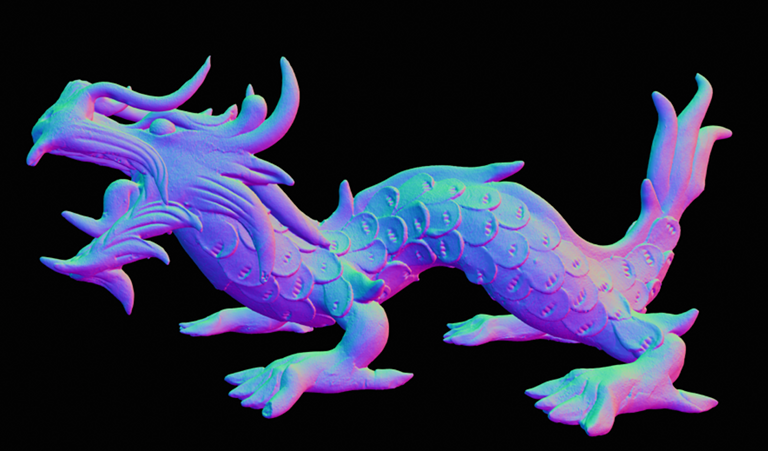
#> input picture HW4-rendering/normal.png, 768 x 451 px
$ python rendering.py
#> lines starting #> are read from the running program, lines starting #| are printed output that depends on the picture
# -*- coding: utf-8 -*-
"""
Created on Thu Feb  6 15:37:51 2020

@author: Antoine
"""

from PIL import Image
import numpy as np
from matplotlib import cm

def read_display_image(file_path, display = False):
#> called with file_path = 'normal.png', display = False
    im = np.array(Image.open(file_path)).astype(float)
    im_normal = im[:, :, :3]

    # Normalize between 0 and 1 for PIL compatibility
    m = np.min(im_normal)
#> m = 0
    im_normal = (im_normal - m)
    M = np.max(im_normal)
#> M = 247
    im_normal = im_normal/M

    # Show and save for first question
    if display:
        im_display = Image.fromarray((im_normal*255).astype(np.uint8))
        im_display.show()
        im_display.save('render.png')

    return im_normal

class LambertMaterial:
    def __init__(self, color, kd):
        self.color = np.array(color).reshape((1, 1, -1)) # Albedo color: base color of material
        self.kd = kd # Diffus Coefficient

    def fd(self):
        # Computes Lambert BRDF
        fd = self.kd * self.color / np.pi
        return(fd)

class BPMaterial:
    def __init__(self, ks, s):
        self.ks = ks # Specularity coefficient
        self.s = s # Shininess

    def fs(self, normal, wi, wo):
        # Computes Blinn-Phong BRDF
        wh = wi + wo
        wh = wh/np.linalg.norm(wh, axis = -1, keepdims = True)
        fs = self.ks * np.clip((normal*wh).sum(-1)[:, :, np.newaxis],0,1)**self.s
        return fs

class CTMaterial:
    def __init__(self, alpha, beta, color, n):
        self.alpha = alpha # Roughness
        self.beta = beta # Metallic property, False if dielectric, True if conductor
        self.color = np.array(color).reshape((1, 1, -1)) # Specular color
        self.n = n # Fresnel index

    def D(self, normal, wh):
        # Computes GGX as normal distribution function as in the course
        nwh = np.clip((normal*wh).sum(-1)[:, :, np.newaxis],0,1)
        d = np.pi * (1 + (self.alpha**2 - 1) * nwh**2)**2
        return (self.alpha)**2 / d

    def F(self, wi, wh):
        # Computes the spherical gaussian variant of the Schlick Fresnel approximation as in the course
        f0 = ((self.n-1)/(self.n+1))**2
        f0 = np.array([f0, f0, f0]).reshape((1, 1, -1)) if self.beta == False else self.color
        wiwh = np.clip((wi*wh).sum(-1)[:, :, np.newaxis],0,1)
        return f0 + (1 - f0) * (1 - wiwh)**5


    def G(self, normal, wi, wo):
        # Computes the Schlick approximation to the Smith model as in the course
        k = self.alpha * np.sqrt(2 / np.pi)
        nwi = np.clip((normal*wi).sum(-1)[:, :, np.newaxis],0,1)
        nwo = np.clip((normal*wo).sum(-1)[:, :, np.newaxis],0,1)
        gwi = nwi/(nwi*(1-k)+k)
        gwo = nwo/(nwo*(1-k)+k)
        return gwi * gwo


    def fs(self, normal, wi, wo):
        # Computes Cook-Terrance BRDF
        wh = wi + wo
        wh = wh/np.linalg.norm(wh, axis = -1, keepdims = True)
        D = self.D(normal, wh)
        F = self.F(wi, wh)
        G = self.G(normal, wi, wo)
        nwi = np.clip((normal*wi).sum(-1)[:, :, np.newaxis],0,1)
        nwo = np.clip((normal*wo).sum(-1)[:, :, np.newaxis],0,1)
        denom = 4 * nwi * nwo
        denom[denom == 0] = 1.
        fs =  D * F * G / denom
        return fs

class LightSource:
    def __init__(self, coord, color, intensity):
        # Coordinates, color and intensity of the Light Source
        self.coord = np.array(coord).reshape((1, 1, -1))
        self.color = np.array(color).reshape((1, 1, -1))
        self.intensity = intensity

    def wi(self, img_coord):
        # Computes incoming light direction
        wi = img_coord - self.coord
        # Normalize
        wi = wi / np.linalg.norm(wi, axis = -1, keepdims = True)
        return wi

    def Li(self):
        # Computes received light
        return(self.color*self.intensity)

def shade(normalImage, method = "Lambert"):
    light = LightSource([0., 1., 1.], [0.5, 0.7, 0.5], 1) # Color arbitrarly chosen

    Lambert_brdf = LambertMaterial([0.4, 0.7, 0.4], 1) # Color arbitrarly chosen
    if method == 'BP':
        fs_brdf = BPMaterial(1, 1)
    elif method == 'CT':
        fs_brdf = CTMaterial(0.7, True, [0.98, 0.82, 0.76], 1)

    # Expand 2D image to 3D point cloud
    h, w, c = normalImage.shape
    X, Y = np.mgrid[0:h, 0:w]
    img_coords = np.stack((X, Y, np.zeros(X.shape)), axis = -1)

    # Computations
    wi = light.wi(img_coords)
    # Computes outgoing direction depending on camera coordinates
    camera_coords = [1.,300.,1.] # Camera position arbitrarly chosen
    camera_coords = np.array(camera_coords).reshape((1, 1, -1))
    wo = camera_coords - img_coords
    wo = wo/np.linalg.norm(wo, axis = -1, keepdims = True)
    Li = light.Li()
    fd = Lambert_brdf.fd()
    fs = np.array([0]) if method == 'Lambert' else fs_brdf.fs(normalImage, wi, wo)

    # Computes Lo and normalize
    nw = np.clip((wi*normalImage).sum(-1)[:, :, np.newaxis],0,1)
    Lo = Li * (fs + fd) * nw
    m, M = np.min(Lo), np.max(Lo)
    Lo = (Lo - m) / (M - m)

    return Lo

if __name__ == "__main__":
    # normalImage = read_display_image("normal.png", True)
    normalImage = read_display_image("normal.png")

    render_img = shade(np.array(normalImage), "Lambert")
#> in shade, `wi = light.wi(img_coords)`:
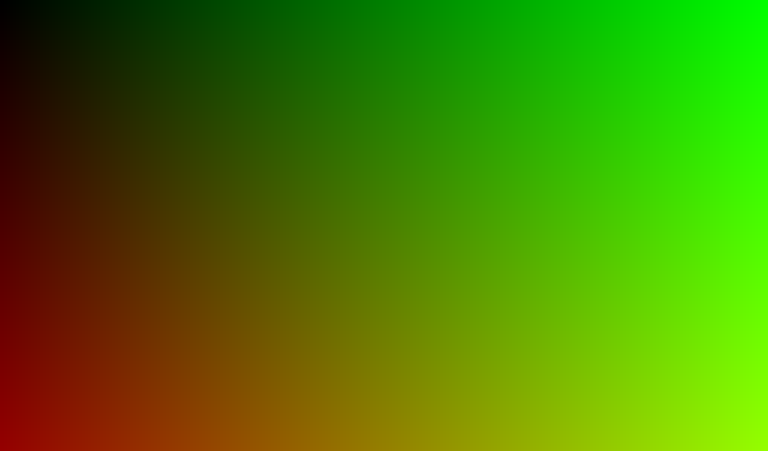
#> img_coords: shape (451, 768, 3) float64; mean of channels 0, 1, 2 225, 383.5, 0; drawn with min black and max white
#> in shade, `fs = np.array([0]) if method == 'Lambert' else fs_brdf.fs(normalImage,..`: fs = [0]
#> in shade, `m, M = np.min(Lo), np.max(Lo)`: m = 0; M = 0.156
    display_img= Image.fromarray((render_img * 255).astype(np.uint8))
    display_img.show()

    render_img = shade(np.array(normalImage), "BP")
#> call 2 of shade, with method = 'BP'
#> in shade (call 2), `Lo = Li * (fs + fd) * nw`:
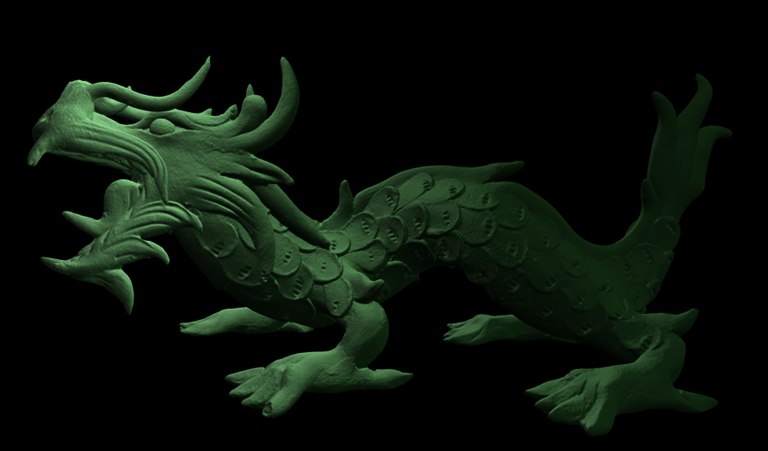
#> Lo: shape (451, 768, 3) float64; mean of channels 0, 1, 2 0.0407, 0.0724, 0.0407; drawn as R, G, B
#> in shade (call 2), `m, M = np.min(Lo), np.max(Lo)`: M = 0.856
    display_img = Image.fromarray((render_img * 255).astype(np.uint8))
    display_img.show()

    render_img = shade(np.array(normalImage), "CT")
#> call 3 of shade, with method = 'CT'
#> in F, `wiwh = np.clip((wi*wh).sum(-1)[:, :, np.newaxis],0,1)`:
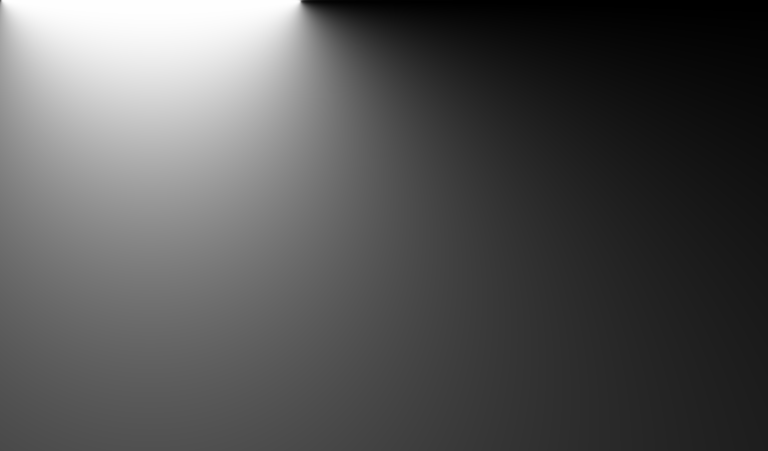
#> wiwh: shape (451, 768, 1) float64; min 0.000456, max 1, mean 0.333
#> in F, `return f0 + (1 - f0) * (1 - wiwh)**5`:
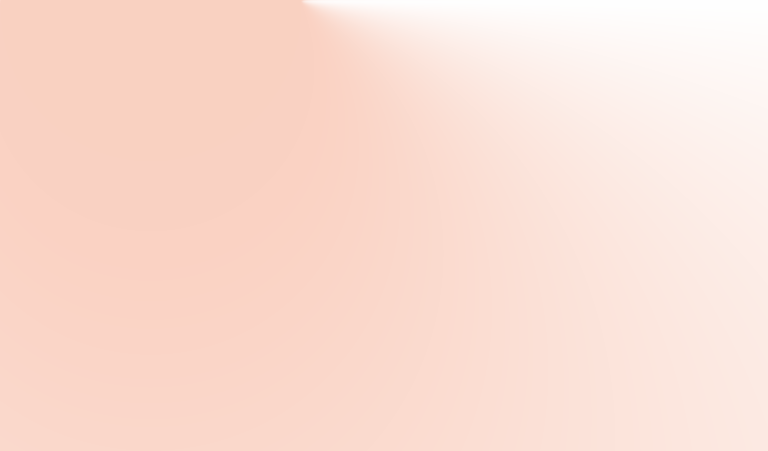
#> returned value: shape (451, 768, 3) float64; mean of channels 0, 1, 2 0.986, 0.871, 0.828; drawn as R, G, B
#> in fs, `F = self.F(wi, wh)`:
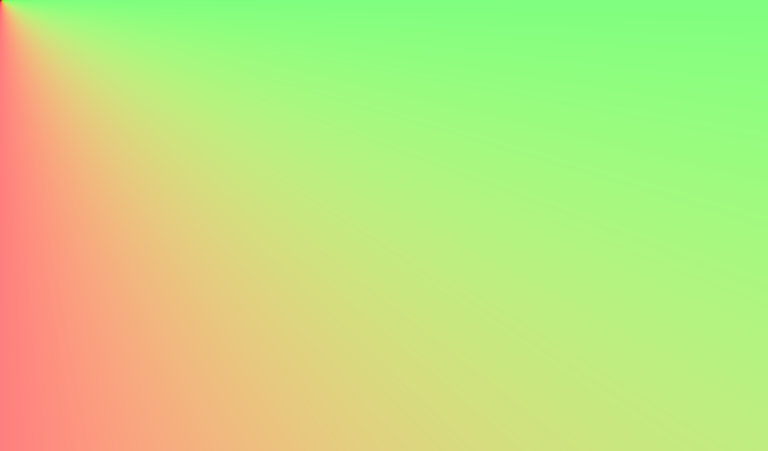
#> wi: shape (451, 768, 3) float64; mean of channels 0, 1, 2 0.519, 0.76, -0.00296; drawn with min black and max white
#> in fs, `denom[denom == 0] = 1.`:
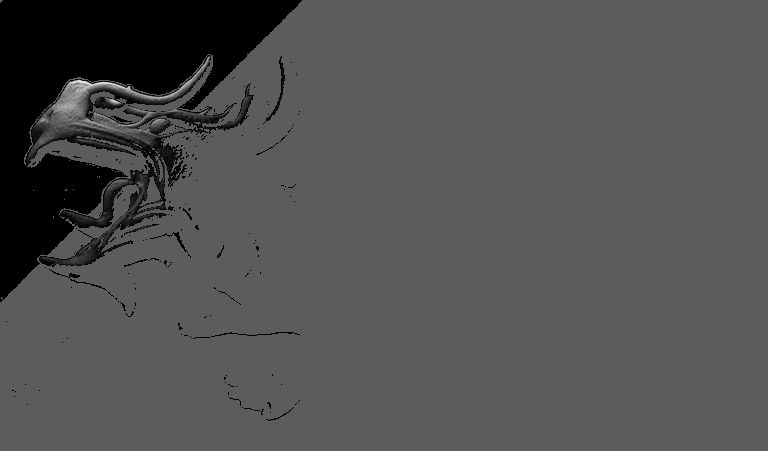
#> denom: shape (451, 768, 1) float64; min 2.19e-22, max 2.75, mean 0.882; drawn with min black and max white
#> in shade (call 3), `Lo = Li * (fs + fd) * nw`:
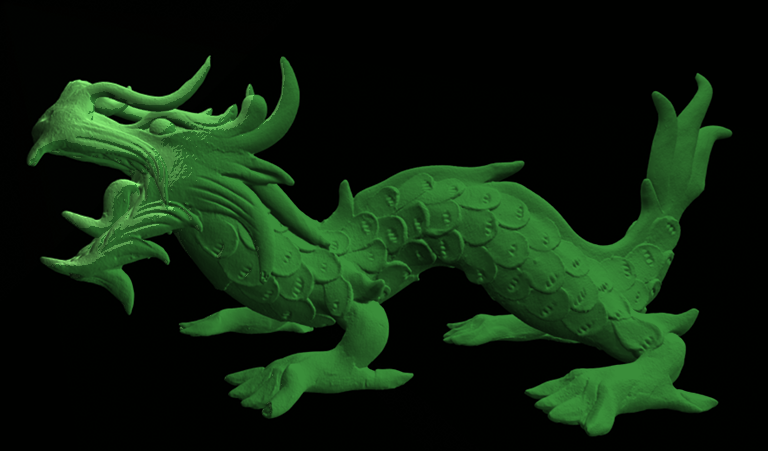
#> Lo: shape (451, 768, 3) float64; mean of channels 0, 1, 2 0.0162, 0.0378, 0.0159; drawn with min black and max white
#> in shade (call 3), `m, M = np.min(Lo), np.max(Lo)`: M = 0.278
    display_img = Image.fromarray((render_img * 255).astype(np.uint8))
    display_img.show()
